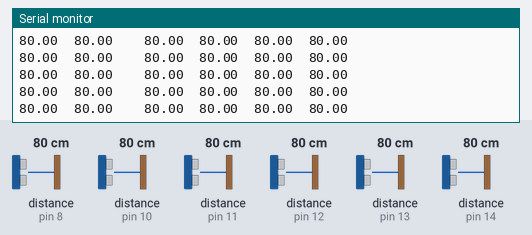
A sketch run on a simulated Arduino Uno, built with avr-gcc and run on an emulated ATmega328P. On the bench: the last lines printed to the serial monitor. The inputs (shaded band) are chosen by the test bench; at power-on: distance to the obstacle (sensors on pin 8, pin 10, pin 11, pin 12, pin 13, pin 14) 80 cm.

Above: at 1.2 s.
1.3 s: distance to the obstacle (sensor on pin 8) set to 2 cm
At 1.45 s:
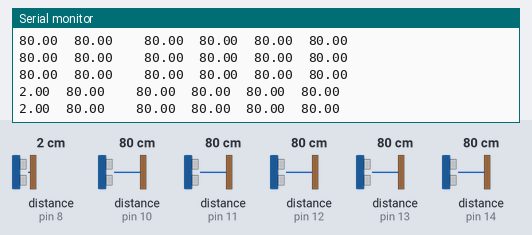
4.3 s: distance to the obstacle (sensor on pin 10) set to 2 cm
At 4.47 s:
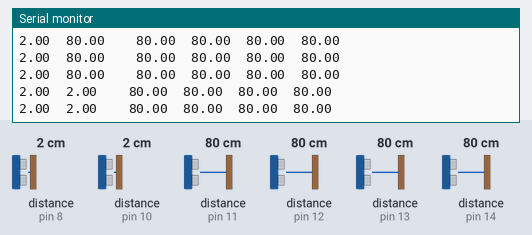
7.3 s: distance to the obstacle (sensor on pin 11) set to 2 cm
At 7.3 s:
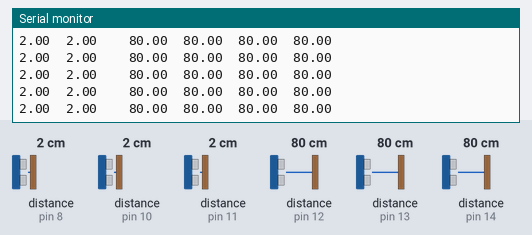
8.8 s: distance to the obstacle (sensor on pin 12) set to 2 cm
At 8.81 s:
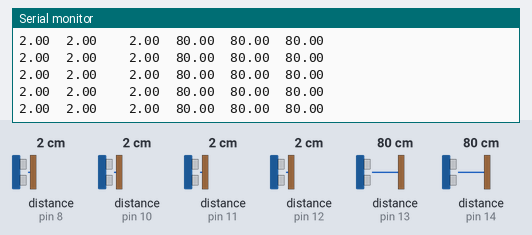
10.3 s: distance to the obstacle (sensor on pin 8) set to 250 cm
At 10.33 s:
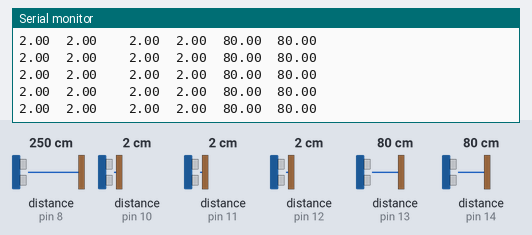
13.3 s: distance to the obstacle (sensor on pin 13) set to 2 cm
At 13.47 s:
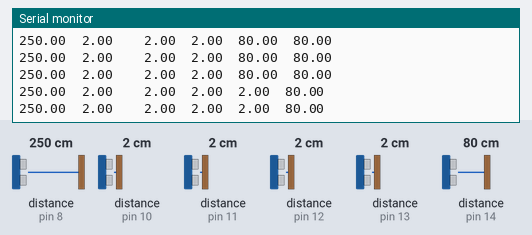
Timing chart, 0 to 16.3 s (numbered marks = the images above; inputs shaded):
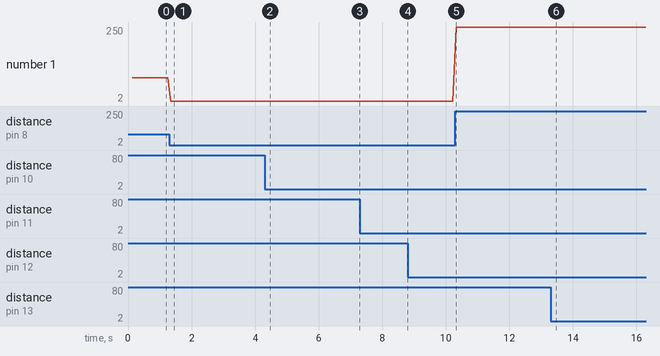

Measured:
- after the input at 1.3 s, the serial monitor: prints a new line at once (image 1)
- after the input at 4.3 s, the serial monitor: prints a new line after 0.07 s (image 2)
- after the input at 13.3 s, the serial monitor: prints a new line after 0.06 s (image 6)
- plotted number 1: 80 → 2 after the input at 1.3 s, 2 → 250 after the input at 10.3 s

The sketch:

ping_new.ino
```cpp
#include <Ping.h>

Ping ping1 = Ping(8);
Ping ping2 = Ping(10);
Ping ping3 = Ping(7);
Ping ping4 = Ping(11);
Ping ping5 = Ping(12);
Ping ping6 = Ping(13);
Ping ping7 = Ping(14);
//Ping ping8 = Ping(15);

long previousMillis = 0;
long interval = 100;

void setup(){
  Serial.begin(9600);
}

void loop(){
   unsigned long currentMillis = millis();
   if(currentMillis - previousMillis > interval) {
      previousMillis = currentMillis;
      bacaping();
  }

}

void bacaping() {
    ping1.fire();
    ping2.fire();
    //ping3.fire();
    ping4.fire();
    ping5.fire();
    ping6.fire();
    ping7.fire();

    Serial.print(ping1.centimeters());
    Serial.print("  ");
    Serial.print(ping2.centimeters());
    Serial.print("  ");
   // Serial.print(ping3.centimeters());
    Serial.print("  ");
    Serial.print(ping4.centimeters());
    Serial.print("  ");
    Serial.print(ping5.centimeters());
    Serial.print("  ");
    Serial.print(ping6.centimeters());
    Serial.print("  ");
    Serial.print(ping7.centimeters());
    Serial.println();
}
```
